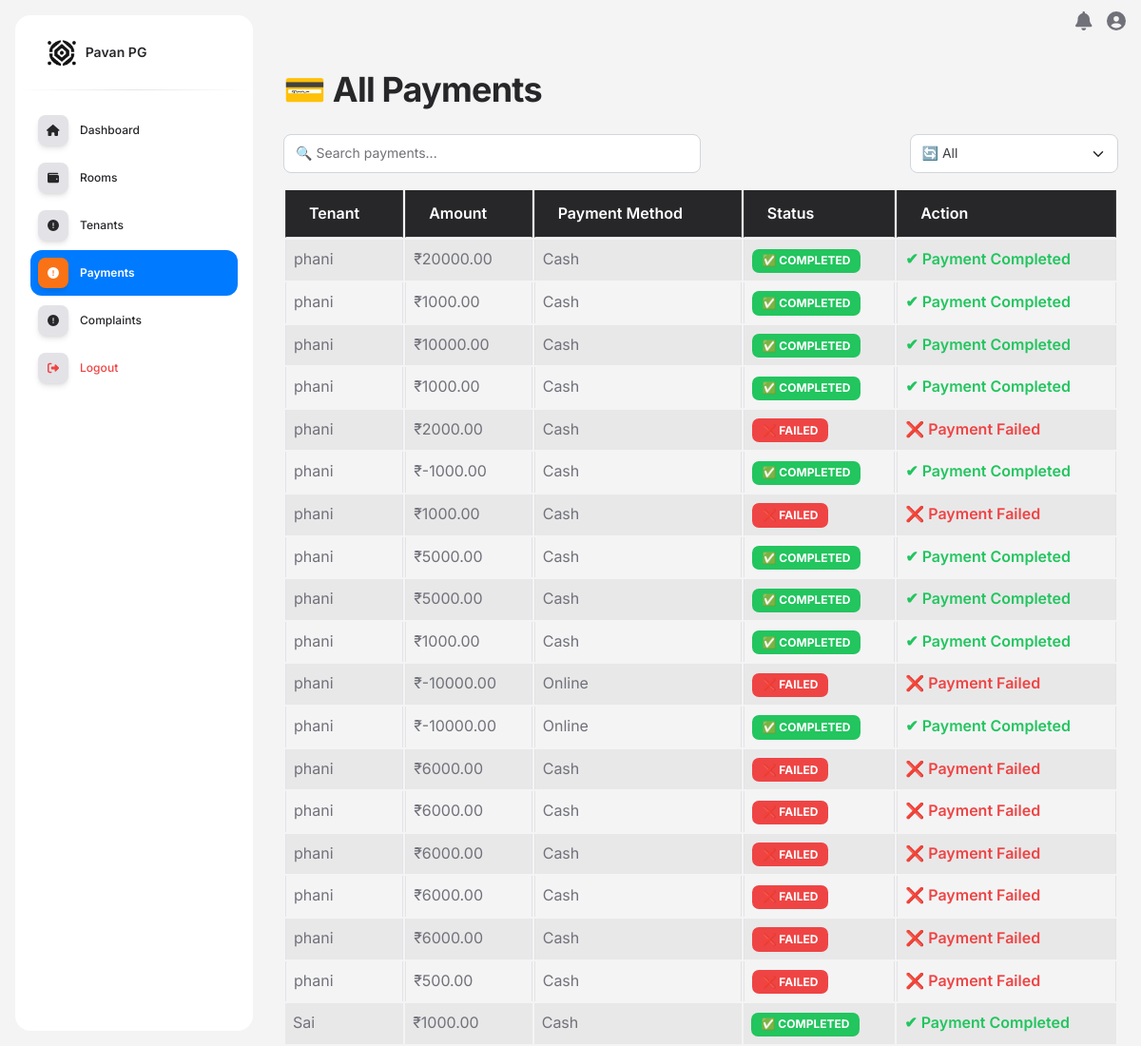
Screenshot of /owner/payments/ (signed in) with the database file from the repository.
### admin_soft/models.py (models this page shows, shortened)
class Payment(models.Model):
    tenant = models.ForeignKey(Tenant, on_delete=models.CASCADE, related_name='payments')
    amount = models.DecimalField(max_digits=10, decimal_places=2)
    payment_method = models.CharField(max_length=50, choices=[('Cash', 'Cash'), ('Online', 'Online'), ('UPI', 'UPI')])
    status = models.CharField(max_length=50, choices=[('Pending', 'Pending'), ('Completed', 'Completed')], default='Pending')
    transaction_id = models.CharField(max_length=100, null=True, blank=True)
    payment_date = models.DateTimeField(auto_now_add=True)

class Tenant(models.Model):
    pg_name = models.CharField(max_length=100, null=True, blank=True)  # PG name for tenant reference
    name = models.CharField(max_length=255, null=True, blank=True)
    email = models.EmailField(null=True, blank=True)
    contact_number = models.CharField(max_length=15, null=True, blank=True)
    assigned_room = models.OneToOneField('Room', on_delete=models.SET_NULL, null=True, blank=True)
    assigned_bed = models.OneToOneField('Bed', on_delete=models.SET_NULL, null=True, blank=True)
    check_in_date = models.DateField(null=True, blank=True)
    check_out_date = models.DateField(null=True, blank=True)
    payment_amount = models.IntegerField( default=0)  #rent amount
    due_amount = models.IntegerField(default=0)
    advance_amount = models.IntegerField(default=0)
    total_amount_paid = models.IntegerField(default=0)
    proof_name = models.CharField(max_length=255, null=True, blank=True)
    other_proof_name = models.CharField(max_length=255, null=True, blank=True)
    proof_number = models.CharField(max_length=50, null=True, blank=True)
    proof_file = models.FileField(upload_to='tenant_proofs/')
    password = models.CharField(max_length=128)  # Hashed password

### admin_soft/pgviews.py (the view)
# urls.py: path('owner/payments/', pgviews.owner_payments, name='owner_payments'),
def owner_payments(request):
    pg_id = request.session.get("pg_id")
    pgowner = get_object_or_404(PG, id=pg_id)
    owner_pg_name = pgowner.pg_name
    payments = Payment.objects.filter(tenant__pg_name=owner_pg_name)
    return render(request, "pg/owner_payments.html", {
        'payments': payments
    })

### admin_soft/templatetags/admin_soft.py (called while the page is built)
@assignment_tag(takes_context=True)
def get_direction(context):
    res = {
        'panel': 'text-left',
        'notify': 'right',
        'float': 'float-right',
        'reverse_panel': 'text-right',
        'nav': 'ml-auto'
    }
    if context.get('LANGUAGE_BIDI'):
        res['panel'] = 'text-right'
        res['notify'] = 'left'
        res['float'] = ''
        res['reverse_panel'] = 'text-left'
        res['nav'] = 'mr-auto'
    return res

@assignment_tag(takes_context=True)
def get_admin_setting(context):
    res = {
    }
    return res

### admin_soft/templates/pg/owner_payments.html (shortened to what this page needs)
{% extends 'pg/pg_base.html' %}
{% block content %}
<div class="container mt-4">
    <h2 class="mb-4">💳 All Payments</h2>
    <div class="d-flex justify-content-between mb-3">
        <input type="text" id="searchBox" class="form-control w-50" placeholder="🔍 Search payments...">
        <select id="statusFilter" class="form-select w-25">
            <option value="">🔄 All</option>
        </select>
    </div>
    <table class="table table-bordered table-striped">
        <thead class="table-dark">
            <tr>
                <th>Tenant</th>
                <th>Amount</th>
                <th>Payment Method</th>
                <th>Status</th>
                <th>Action</th>
            </tr>
        </thead>
        <tbody id="paymentTable">
            {% for payment in payments %}
                <tr data-status="{{ payment.status }}">
                    <td>{{ payment.tenant.name }}</td>
                    <td>₹{{ payment.amount }}</td>
                    <td>{{ payment.payment_method }}</td>
                    <td>
                        {% if payment.status == 'Pending' %}
                            <span class="badge bg-warning text-dark">🟠 Pending</span>
                        {% elif payment.status == 'Completed' %}
                            <span class="badge bg-success">✅ Completed</span>
                        {% elif payment.status == 'Failed' %}
                            <span class="badge bg-danger">❌ Failed</span>
                        {% endif %}
                    </td>
                    <td>
                        {% if payment.status == 'Pending' %}
                            <button class="btn btn-primary" data-bs-toggle="modal" data-bs-target="#confirmPaymentModal{{ payment.id }}">
                                Mark as Completed
                            </button>
                            <button class="btn btn-danger" data-bs-toggle="modal" data-bs-target="#failPaymentModal{{ payment.id }}">
                                Mark as Failed
                            </button>
                        {% elif payment.status == 'Failed' %}
                            <span class="text-danger fw-bold">❌ Payment Failed</span>
                        {% else %}
                            <span class="text-success fw-bold">✔ Payment Completed</span>
                        {% endif %}
                    </td>
                </tr>
            {% endfor %}
        </tbody>
    </table>
</div>
{% endblock %}

### rows the page displays
Payment: tenant.name "phani", amount "20000.00", payment_method "Cash", status "✅ COMPLETED"
Payment: tenant.name "phani", amount "1000.00", payment_method "Cash", status "✅ COMPLETED"
Payment: tenant.name "phani", amount "10000.00", payment_method "Cash", status "✅ COMPLETED"
Payment: tenant.name "phani", amount "1000.00", payment_method "Cash", status "✅ COMPLETED"
Payment: tenant.name "phani", amount "2000.00", payment_method "Cash", status "❌ FAILED"
Payment: tenant.name "phani", amount "-1000.00", payment_method "Cash", status "✅ COMPLETED"
Payment: tenant.name "phani", amount "1000.00", payment_method "Cash", status "❌ FAILED"
Payment: tenant.name "phani", amount "5000.00", payment_method "Cash", status "✅ COMPLETED"
Payment: tenant.name "phani", amount "5000.00", payment_method "Cash", status "✅ COMPLETED"
Payment: tenant.name "phani", amount "1000.00", payment_method "Cash", status "✅ COMPLETED"
Payment: tenant.name "phani", amount "-10000.00", payment_method "Online", status "❌ FAILED"
Payment: tenant.name "phani", amount "-10000.00", payment_method "Online", status "✅ COMPLETED"
Payment: tenant.name "phani", amount "6000.00", payment_method "Cash", status "❌ FAILED"
Payment: tenant.name "phani", amount "6000.00", payment_method "Cash", status "❌ FAILED"
Payment: tenant.name "phani", amount "6000.00", payment_method "Cash", status "❌ FAILED"
Payment: tenant.name "phani", amount "6000.00", payment_method "Cash", status "❌ FAILED"
Payment: tenant.name "phani", amount "6000.00", payment_method "Cash", status "❌ FAILED"
Payment: tenant.name "phani", amount "500.00", payment_method "Cash", status "❌ FAILED"
Payment: tenant.name "Sai", amount "1000.00", payment_method "Cash", status "✅ COMPLETED"
